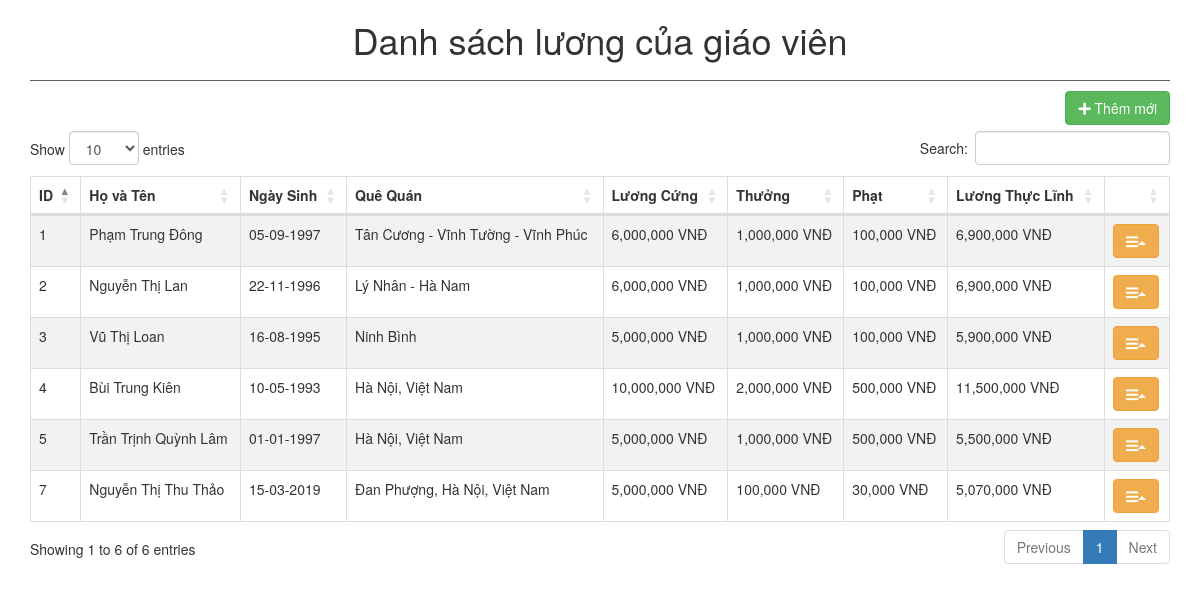
The page / on the database its author committed.
### tables this page shows
CREATE TABLE `tblcbgv` (
  `id` int(11) NOT NULL,
  `name` varchar(30) NOT NULL,
  `birthDay` date NOT NULL,
  `address` varchar(300) NOT NULL,
  `luongCung` double NOT NULL,
  `luongThuong` double NOT NULL,
  `luongPhat` double NOT NULL,
  `luongLinhThuc` double NOT NULL
);

### model/Repo.php (called while the page is built, shortened)
<?php
include "Conection.php";
class Repo
{
    protected $_cnn;
    public function __construct()
    {
        $this->_cnn = new Conection();
    }
    public function getList()
    {
        return $this->_cnn->getList(self::tblcbgv);
    }
}
?>

### model/Conection.php (called while the page is built, shortened)
<?php
include_once "config/Config.php";
class Conection extends Config
{
    public function getList($table)
    {
        $sql = "SELECT * FROM $table";
        return Config::getList($sql);
    }
}
?>

### config/Config.php (called while the page is built, shortened)
<?php
class Config
{
    public static function connect()
    {
        $db = mysqli_connect('localhost', 'root', '', 'db_cbgv') or die("Kết nối thất bại!");
        mysqli_set_charset($db, "UTF8");
        return $db;
    }
    public function getList($sql)
    {
        $result = mysqli_query(self::connect(), $sql);
        $arr = array();
        while ($rows = mysqli_fetch_object($result)) {
            $arr[] = $rows;
        }
        return $arr;
    }
}
?>

### view/View_CBGV.php (the view, shortened to what this page needs)
<h1>Danh sách lương của giáo viên</h1>
<div class="button">
    <a href="them-can-bo-giao-vien.html" class="btn btn-success btn-md"> <i class="fa fa-plus"></i> Thêm mới</a>
</div>
<br/><br/>
<table id="listcbgv" class="table table-striped table-bordered" style="width:100%">
    <thead>
    <tr>
        <th>ID</th>
        <th>Họ và Tên</th>
        <th>Ngày Sinh</th>
        <th>Quê Quán</th>
        <th>Lương Cứng</th>
        <th>Thưởng</th>
        <th>Phạt</th>
        <th>Lương Thực Lĩnh</th>
        <th></th>
    </tr>
    </thead>
    <tbody>
    <?php foreach ($list as $cbgv) {
        ?>
        <tr>
            <td><?php echo $cbgv->id; ?></td>
            <td><?php echo $cbgv->name; ?></td>
            <td><?php echo date("d-m-Y", strtotime($cbgv->birthDay)); ?></td>
            <td><?php echo $cbgv->address; ?></td>
            <td><?php echo number_format($cbgv->luongCung); ?> VNĐ</td>
            <td><?php echo number_format($cbgv->luongThuong); ?> VNĐ</td>
            <td><?php echo number_format($cbgv->luongPhat); ?> VNĐ</td>
            <td><?php echo number_format($cbgv->luongLinhThuc); ?> VNĐ</td>
            <td class="center">
                <div class="btn-group dropup">
                    <button data-toggle="dropdown" class="btn btn-warning dropdown-toggle" type="button"><i
                                class="fa fa-bars m-r-5"></i><span class="caret"></span></button>
                </div>
            </td>
        </tr>
    <?php } ?>
    </tbody>
</table>

### index.php (shortened to what this page needs)
<?php
include "model/Repo.php";
?>
<!DOCTYPE html>
<html lang="en">
<head>
    <link rel="stylesheet" href="https://maxcdn.bootstrapcdn.com/bootstrap/3.3.7/css/bootstrap.min.css" type="text/css">
    <link rel="stylesheet" href="https://use.fontawesome.com/releases/v5.8.1/css/all.css"
>
    <link rel="stylesheet" type="text/css" href="https://cdn.datatables.net/1.10.18/css/dataTables.bootstrap4.css"/>
    <link rel="stylesheet" href="public/css/Styles.css">
</head>
<body>
<div class="container">
    <?php include "controller/Controller_GV.php"; ?>
</div>
</body>
</html>

### controller/Controller_GV.php (shortened to what this page needs)
<?php
class Controller_GV
{
    public function __construct()
    {
        $this->repoGV = new Repo();
        $this->giaoVien = new CBGV();
        if (isset($_GET["act"])) {
            $act = $_GET["act"];
            $id = isset($_GET["id"]) ? $_GET["id"] : 0;
            switch ($act) {
                case "delete":
                    $this->repoGV->deleteGV($id);
                    echo "<script>location.href='danh-sach-can-bo-giao-vien.html';</script>";
                    break;
                case "edit":
                    $form_action = "thuc-hien-sua-thong-tin-can-bo-giao-vien-$id.html";
                    $arr = $this->repoGV->getGV($id);
                    break;
                case "do_edit":
                    $cbgv_luonglinhthuc = $_POST["cbgv_luongcung"] + $_POST["cbgv_luongthuong"] - $_POST["cbgv_luongphat"];
                    $this->giaoVien->setId($id);
                    $this->giaoVien->setName($_POST["cbgv_name"]);
                    $this->giaoVien->setBirthDay($_POST["cbgv_birthday"]);
                    $this->giaoVien->setAddress($_POST["cbgv_address"]);
                    $this->giaoVien->setLuongCung($_POST["cbgv_luongcung"]);
                    $this->giaoVien->setLuongThuong($_POST["cbgv_luongthuong"]);
                    $this->giaoVien->setLuongPhat($_POST["cbgv_luongphat"]);
                    $this->giaoVien->setLuongLinhThuc($cbgv_luonglinhthuc);
                    $this->repoGV->updateGV($this->giaoVien);
                    echo "<script>location.href='danh-sach-can-bo-giao-vien.html';</script>";
                    break;
                case "add":
                    $form_action = "thuc-hien-them-can-bo-giao-vien.html";
                    break;
                case "do_add":
                    $cbgv_luonglinhthuc = $_POST["cbgv_luongcung"] + $_POST["cbgv_luongthuong"] - $_POST["cbgv_luongphat"];
                    $this->giaoVien->setName($_POST["cbgv_name"]);
                    $this->giaoVien->setBirthDay($_POST["cbgv_birthday"]);
                    $this->giaoVien->setAddress($_POST["cbgv_address"]);
                    $this->giaoVien->setLuongCung($_POST["cbgv_luongcung"]);
                    $this->giaoVien->setLuongThuong($_POST["cbgv_luongthuong"]);
                    $this->giaoVien->setLuongPhat($_POST["cbgv_luongphat"]);
                    $this->giaoVien->setLuongLinhThuc($cbgv_luonglinhthuc);
                    $this->repoGV->addGV($this->giaoVien);
                    echo "<script>location.href='danh-sach-can-bo-giao-vien.html';</script>";
                    break;
            }
            include "view/View_GV.php";
        } else {
            $list = $this->repoGV->getList();
            include "view/View_CBGV.php";
        }
    }
}
new Controller_GV();
?>

### public/css/Styles.css (style rules this page uses)
.container h1 { text-align: center; margin-bottom: 10px; padding-bottom: 20px; border-bottom: 1px solid #605D5D; }
.button { float: right; }

### rows shown on the page
tblcbgv: id "1", name "Phạm Trung Đông", birthDay "05-09-1997", address "Tân Cương - Vĩnh Tường - Vĩnh Phúc", luongCung "6,000,000", luongThuong "1,000,000", luongPhat "100,000", luongLinhThuc "6,900,000"
tblcbgv: id "2", name "Nguyễn Thị Lan", birthDay "22-11-1996", address "Lý Nhân - Hà Nam", luongCung "6,000,000", luongThuong "1,000,000", luongPhat "100,000", luongLinhThuc "6,900,000"
tblcbgv: id "3", name "Vũ Thị Loan", birthDay "16-08-1995", address "Ninh Bình", luongCung "5,000,000", luongThuong "1,000,000", luongPhat "100,000", luongLinhThuc "5,900,000"
tblcbgv: id "4", name "Bùi Trung Kiên", birthDay "10-05-1993", address "Hà Nội, Việt Nam", luongCung "10,000,000", luongThuong "2,000,000", luongPhat "500,000", luongLinhThuc "11,500,000"
tblcbgv: id "5", name "Trần Trịnh Quỳnh Lâm", birthDay "01-01-1997", address "Hà Nội, Việt Nam", luongCung "5,000,000", luongThuong "1,000,000", luongPhat "500,000", luongLinhThuc "5,500,000"
tblcbgv: id "7", name "Nguyễn Thị Thu Thảo", birthDay "15-03-2019", address "Đan Phượng, Hà Nội, Việt Nam", luongCung "5,000,000", luongThuong "100,000", luongPhat "30,000", luongLinhThuc "5,070,000"
